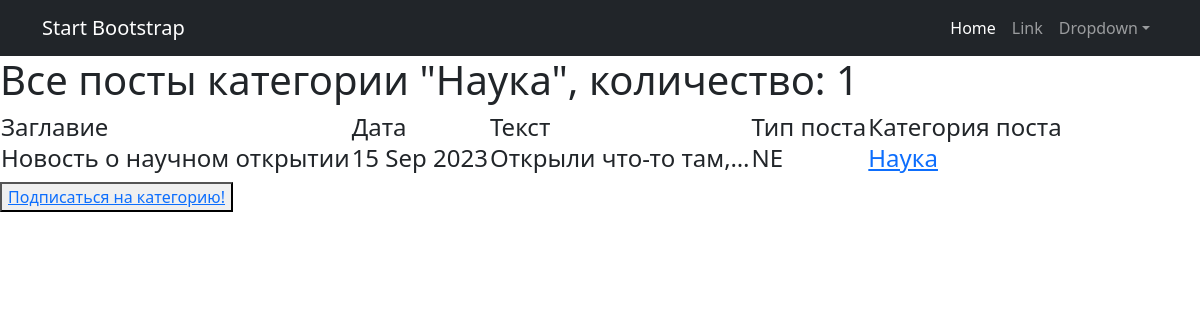
Page /articles/categories/2 on the committed database.
### news/models.py (models this page shows, shortened)
class Category(models.Model):
    category_name = models.CharField(max_length=64, unique=True)
    subscribers = models.ManyToManyField(User, blank=True, null=True, related_name='postCategory')
    def __str__(self):
        return self.category_name

class Post(models.Model):
    objects = None
    author = models.ForeignKey(Author, on_delete=models.CASCADE)
    categoryChoice = models.CharField(max_length=30, choices=Category_Choices, default=article)
    post_time_in = models.DateTimeField(auto_now_add=True)
    postCategory = models.ManyToManyField(Category, through='PostCategory')
    post_title = models.CharField(max_length=255)
    post_text = models.TextField()
    rating = models.SmallIntegerField(default=0)

### news/views.py (the view)
# urls.py: path('categories/<int:pk>', CategoryListView.as_view(), name='category_list'),
class CategoryListView (ListView, FilterSet):
    model = Post
    template_name = 'category_list.html'
    context_object_name = 'category_news_list'
    def get_queryset(self):
        self.categories = get_object_or_404(Category, id=self.kwargs['pk'])
        queryset = Post.objects.filter(postCategory=self.categories).order_by('-post_time_in')
        return queryset
    def get_context_data(self, **kwargs):
        context = super().get_context_data(**kwargs)
        context['is_not_subscriber'] = self.request.user not in self.categories.subscribers.all()
        context['category'] = self.categories
        return context

### news/templatetags/custom_filters.py (called while the page is built)
@register.filter()
def censor(text):
    new_content = text
    for i in BADWORDS:
        new_content = new_content.replace(i, i[:1]+'*'*(len(i)-1))
    return new_content

### templates/category_list.html (shortened to what this page needs)
{% extends 'flatpages/default.html' %}
{% load custom_filters %}
{% block content %}
    <h1>Все посты категории &quot{{category}}&quot, количество: {{ category_news_list|length }}</h1>
    {% if category_news_list %}
    <h4>
        <table>
            <tr>
                <td> Заглавие</td>
                <td> Дата</td>
                <td> Текст</td>
                <td>Тип поста</td>
                <td> Категория поста</td>
            </tr>
            {% for post in category_news_list %}
            <tr>
                <td>{{post.post_title|censor}}</td>
                <td>{{post.post_time_in|date:'d M Y'}}</td>
                <td>{{post.post_text|censor|truncatechars:20}}</td>
                <td> {{post.categoryChoice}}</td>
                <td>{% for category in post.postCategory.all %}
                    <a href="{% url 'category_list' category.id %}"> {{ category }} </a>
                {% endfor %}
            </tr>
            {% endfor %}
        </table>
    </h4>
    {% else %}
    <h2> Постов категории нет</h2>
    {% endif %}
    {% if is_not_subscriber %}
        <button> <a class="text-center" href="{% url 'subscribe' category.id %}"> Подписаться на категорию!</a></button>
    {% endif %}
{% endblock content %}

### rows in the picture
Category: category_name "Наука"
Post: post_title|censor "Новость о научном открытии", post_time_in "15 Sep 2023", post_text|censor "Открыли что-то там,…", categoryChoice "NE"

### other values in the picture
{{ category_news_list|length }} "1"
